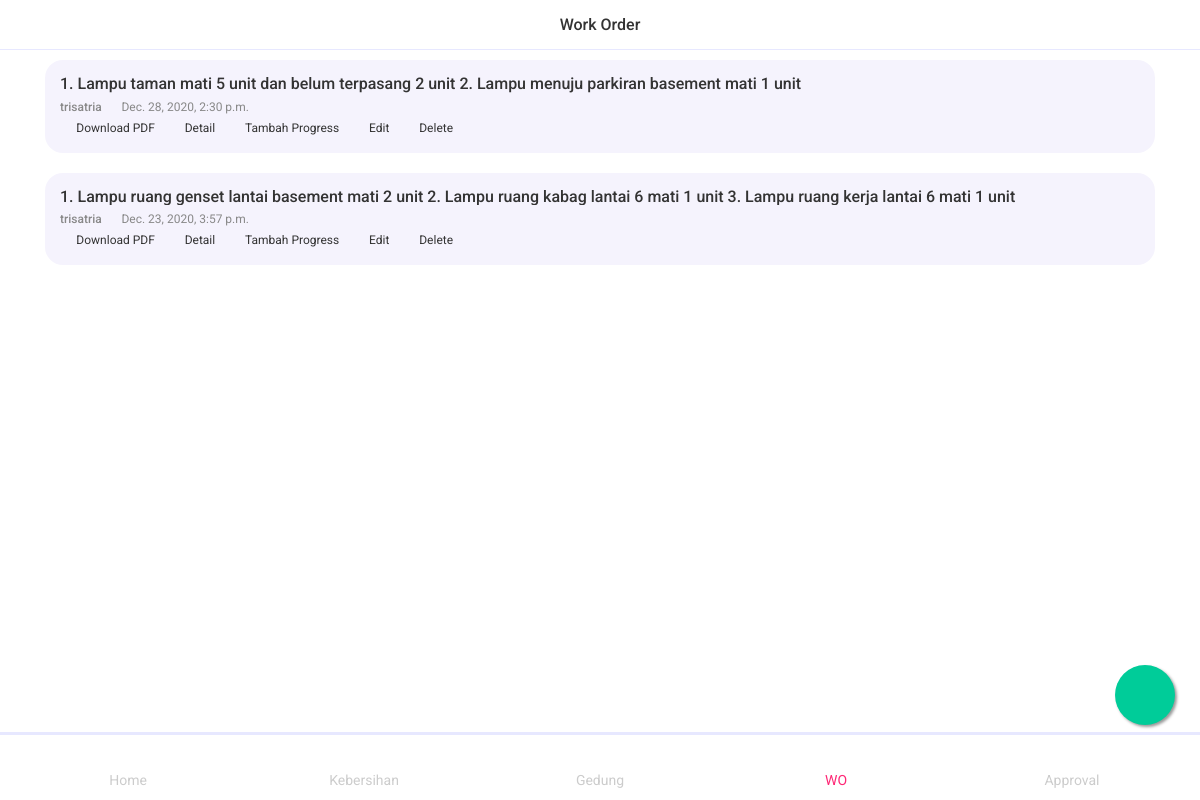
The page /workorder/ (signed in) on the database its author committed.
### workorder/models.py (models this page shows, shortened)
class wo_description(models.Model):
    area_choice = (
        ('Lt.UG', 'Lt.UG'),
        ('Lt.1', 'Lt.1'),
        ('Lt.2', 'Lt.2'),
        ('Lt.3', 'Lt.3'),
        ('Lt.4', 'Lt.4'),
        ('Lt.5', 'Lt.5'),
        ('Lt.6', 'Lt.6'),
        ('Lt.7', 'Lt.7'),
        ('Lt.8', 'Lt.8'),
        ('Lt.9', 'Lt.9'),
    )
    category_service = (
        ('Mechanical', 'Mechanical'),
        ('Electrical', 'Electrical'),
        ('Security', 'Security'),
        ('Cleaning', 'Cleaning'),
        ('Sivil/Architectur', 'Sivil/Architectur'),
        ('Electronics', 'Electronics'),
        ('Others', 'Others'),
    )
    last_update = models.DateTimeField(
        _("Last Update"), name="lastUpdate", auto_now=True, auto_now_add=False)
    create_at = models.DateTimeField(
        _("Create At"), name="createAt", auto_now=False, auto_now_add=True)
    is_delete = models.BooleanField(
        _("Is Delete"), name="isDelete", null=True, blank=True, default=False)
    woUser = models.ForeignKey(User, verbose_name=_("WO User"), name="woUser", on_delete=models.PROTECT,
                               null=True, blank=True, limit_choices_to={'groups__name': 'maker'})
    division = models.CharField(
        _("Division"), max_length=10, null=True, blank=True, default="OSP")
    area = MultiSelectField(
        _("Area"), name='area', choices=area_choice, null=True, blank=True)
    categoryService = MultiSelectField(_("Category Service"), name='categoryService',
                                       choices=category_service, null=True, blank=True)
    csOthers = models.CharField(_("Category Service Others"), name='csOthers',
                                max_length=20, null=True, blank=True, default='')
    description = models.TextField(
        _("Description"), null=True, blank=True, max_length=1000, name="description")
    descriptionDay = models.ForeignKey(wo_day, verbose_name=_(
        "Description Day"), related_name="descriptionDay", on_delete=models.PROTECT, null=True, blank=True)
    class Meta:
        verbose_name = _("description")
        verbose_name_plural = _("descriptions")

### user/models.py (models this page shows, shortened)
class User(AbstractUser):
    username = models.CharField(
        max_length=50, unique=True)
    email = models.EmailField(_('email address'))
    phone = models.IntegerField(
        _('phone number'), unique=True, blank=True, null=True)
    objects = UserManager()
    qr_code = models.ImageField(
        upload_to='qr_code', blank=True, null=True, unique=True)

### workorder/views.py (the view)
# urls.py: path('', wo_home, name='wo_home'),
@login_required(login_url='user_login')
def wo_home(request):
    days = wo_day.objects.filter(isDelete=False).order_by('-createAt')
    descriptions = wo_description.objects.filter(isDelete=False)
    context = {
        'dayCount': days.count(),
        'days': days,
        'descriptions': descriptions,
        'title': 'Work Order',
    }
    return render(request, 'workorder/wo_home.html', context)

### templates/workorder/wo_home.html (shortened to what this page needs)
{% extends "base.html" %}{% load static %}
{% block navbar %}
<div class="title">{{title}}</div>
{% endblock navbar %}
{% block page_wrapper %}
<div class="container">
    {% if dayCount == 0 %}
    <div class="separator-large"></div>
    <div class="maintenance">
        <div class="container">
            <img src="{% static 'images/maintenance.png' %}" height="300" width="300" alt="">
            <h5 class="mb-5" style="color: red;"><strong>Work Order Not Found</strong></h5>
        </div>
    </div>
    {% else %}
    {% for day in days %}
    {% for description in descriptions %}
    {% if description.descriptionDay.id == day.id %}
    <div class="card bg-lightblue card-forum">
        <div class="card-body">
            <div class="card-avatar-image">
                <div class="text">
                    <h6 class="card-title">{{description.description}}</h6>
                    <span class="title-name">{{description.woUser}}</span>
                    <span class="date"><i class="icon ion-ios-square"></i>{{description.createAt}}</span>
                </div>
            </div>
            <div class="forum-action">
                <ul>
                    <li><a href="{% url 'wo_work_download_pdf' day.id %}"><i class="icon ion-ios-download"></i>Download
                            PDF</a></li>
                    <li><a href="{% url 'wo_work_detail'  day.id %}"><i class="icon ion-ios-list"></i>Detail</a></li>
                    <li><a href="{% url 'wo_progress_add' day.id %}"><i
                                class="icon ion-ios-add-circle-outline"></i>Tambah Progress</a></li>
                    <li><a href="{% url 'wo_work_edit' day.id %}"><i class="icon ion-ios-arrow-dropup"></i>Edit</a></li>
                    <li><a href="{% url 'wo_work_delete' day.id %}"><i class="icon ion-ios-trash"></i>Delete</a></li>
                </ul>
            </div>
        </div>
    </div>
    <div class="separator-medium"></div>
    {% endif %}
    {% endfor %}
    {% endfor %}
    {% endif %}
</div>
<div class="button-default">
    <a href="{% url 'wo_work_add' %}" class="float"><i class="icon ion-ios-add my-float"></i></a>
</div>
{% endblock page_wrapper %}
{% block toolbar_bottom %}
<ul class="toolbar-bottom toolbar-wrap">
    <li class="toolbar-item">
        <a href="{% url 'user_home' %}" class="toolbar-link">
            <i class=" icon ion-ios-home"></i>
            <p>Home</p>
        </a>
    </li>
    <li class="toolbar-item">
        <a href="{% url 'cln_home' %}" class="toolbar-link">
            <i class="icon ion-ios-brush"></i>
            <p>Kebersihan</p>
        </a>
    </li>
    <li class="toolbar-item">
        <a href="{% url 'mendc_home' %}" class="toolbar-link">
            <i class="icon ion-ios-build"></i>
            <p>Gedung</p>
        </a>
    </li>
    <li class="toolbar-item">
        <a href="{% url 'wo_home' %}" class="toolbar-link toolbar-link-active">
            <i class="icon ion-ios-stopwatch"></i>
            <p>WO</p>
        </a>
    </li>
    <li class="toolbar-item">
        <a href="{% url 'user_profile_notification' user.username %}" class="toolbar-link">
            <i class="icon ion-ios-warning"></i>
            <p>Approval</p>
        </a>
    </li>
</ul>
{% endblock toolbar_bottom %}

### static/css/style.css (style rules this page uses)
body { font-family: 'Roboto', sans-serif; color: #888; font-size: 14px; font-weight: 400; background: #fff; }
h1, h2, h3, h4, h5, h6 { line-height: 110%; font-family: 'Roboto', sans-serif; margin: 0; font-weight: 500; color: #333; }
h6 { font-size: 16px; }
a { color: #333; }
ul { padding: 0; margin: 0; }
ul li { list-style-type: none; }
p { margin: 0; }
.title-name { overflow: hidden; }
.ion-ios-add { font-size: 22px !important; }
.bg-lightblue { background: #f5f3fd !important; }
.separator-medium { height: 20px; }
.navbar .title { font-size: 16px; color: #333; font-weight: 500; }
.toolbar-bottom { position: fixed; background: #fff; bottom: 0; left: 0; right: 0; width: 100%; height: 42px; border: 0; z-index: 600; padding: 0 10px; }
.toolbar-bottom::before { content: ''; position: absolute; top: 0; left: 0; right: auto; bottom: auto; background: #e7e8ff; z-index: 15; width: 100%; height: 1px; }
.toolbar-wrap { display: flex; }
.toolbar-item { width: 100%; }
.toolbar-link { width: 100%; height: 100%; padding-top: 5px; padding-bottom: 5px; align-items: center; justify-content: center; display: flex; flex-direction: column; color: #ccc; transition: .2s ease-in-out; }
.toolbar-link .icon { font-size: 22px; height: 28px; line-height: 28px; }
.toolbar-link.toolbar-link-active { color: #fe2775; }
.card { border-radius: 18px; border: 0; background: #f5f3fd; }
.card.bg-lightblue { border: 0; }
.card-body { padding: 15px; }
.card-forum .card-title { margin-bottom: 3px; text-overflow: ellipsis; white-space: nowrap; overflow: hidden; padding-right: 15px; }
.card-forum .date { font-size: 12px; }
.card-avatar-image { position: relative; }
.card-avatar-image .text { overflow: hidden; }
.card-avatar-image .text .ion-ios-square { margin: 0 5px; color: #8998ff; font-size: 8px; }
.card-avatar-image .title-name { font-size: 12px; font-weight: 500; }
.forum-action ul li { display: inline-block; margin-right: 20px; color: #888; font-size: 12px; }
.forum-action ul li i { margin-right: 7px; }

### templates/base.html (style rules this page uses)
.toolbar-bottom { height: 68px; }
.toolbar-bottom::before { height: 3px; }
.toolbar-link .icon { font-size: 26px; line-height: 14px; }

### templates/workorder/wo_home.html (style rules this page uses)
.float { position: fixed; width: 60px; height: 60px; bottom: 75px; right: 25px; background-color: #0C9; color: #FFF; border-radius: 50%; text-align: center; box-shadow: 2px 2px 3px #999; }
.my-float { margin-top: 22px; }
.ion-ios-add { font-size: 40px !important; }
.forum-action ul li { margin-right: 10px; }

### rows shown on the page
wo_description: description "1. Lampu taman mati 5 unit dan belum terpasang 2 unit 2. Lampu menuju parkiran basement mati 1 unit", woUser "trisatria", createAt "Dec. 28, 2020, 2:30 p.m."
wo_description: description "1. Lampu ruang genset lantai basement mati 2 unit 2. Lampu ruang kabag lantai 6 mati 1 unit 3. Lampu ruang kerja lantai 6 mati 1 unit", woUser "trisatria", createAt "Dec. 23, 2020, 3:57 p.m."

### other values the page prints
{{ title }} "Work Order"
